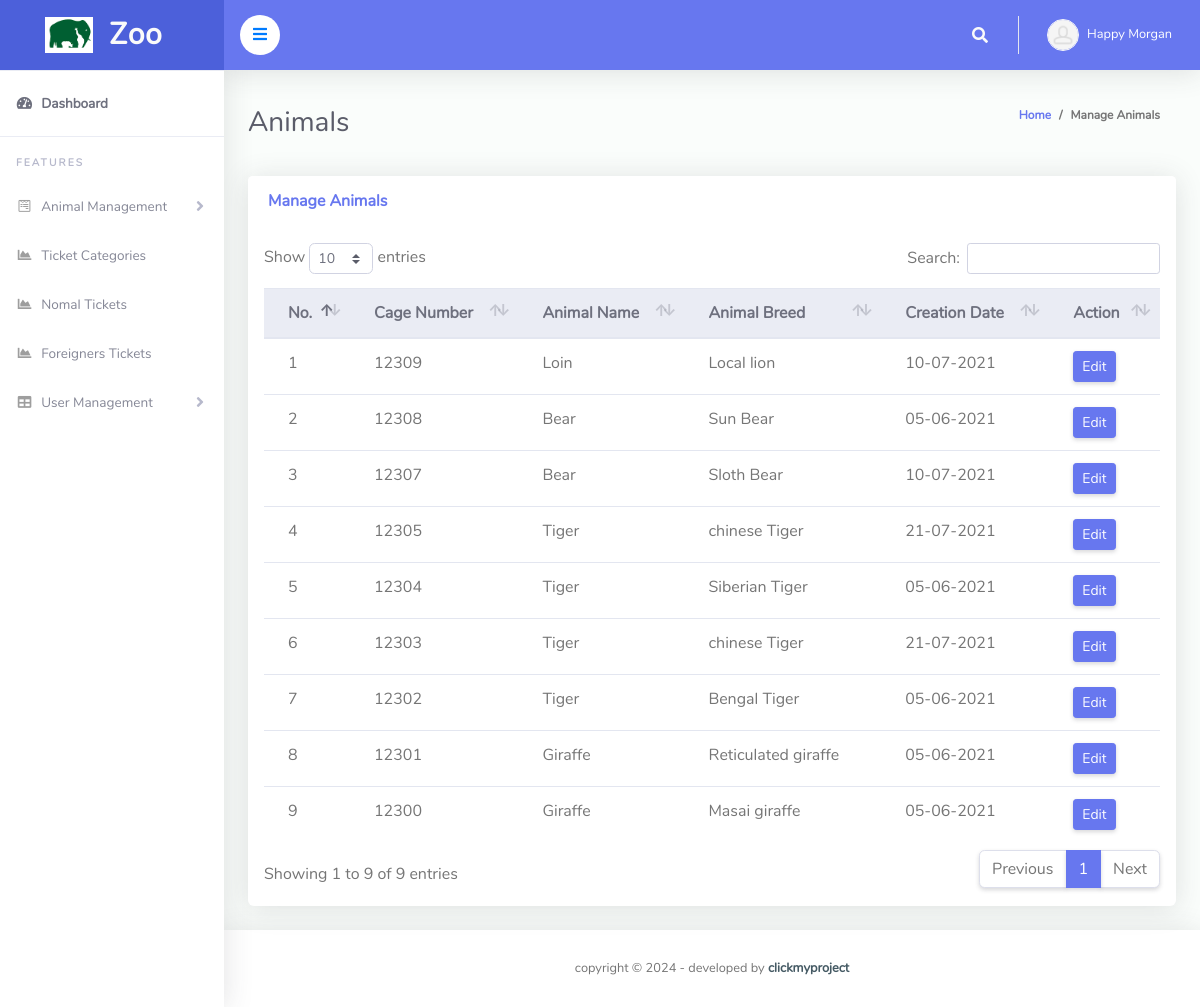
Screenshot of /admin/manage_animals.php (signed in) with the database file from the repository.
### tables this page shows
CREATE TABLE `tblanimal` (
  `ID` int(10) NOT NULL,
  `AnimalName` varchar(200) DEFAULT NULL,
  `CageNumber` int(10) DEFAULT NULL,
  `FeedNumber` varchar(200) DEFAULT NULL,
  `Breed` varchar(200) DEFAULT NULL,
  `AnimalImage` varchar(200) DEFAULT NULL,
  `Description` mediumtext DEFAULT NULL,
  `CreationDate` timestamp NOT NULL DEFAULT current_timestamp() ON UPDATE current_timestamp()
);

### admin/manage_animals.php (the view, shortened to what this page needs)
<?php
include('includes/checklogin.php');
?>
<!DOCTYPE html>
<html lang="en">
<head>
  <link href="vendor/fontawesome-free/css/all.min.css" rel="stylesheet" type="text/css">
  <link href="vendor/bootstrap/css/bootstrap.min.css" rel="stylesheet" type="text/css">
  <link href="css/ruang-admin.min.css" rel="stylesheet">
  <link href="vendor/datatables/dataTables.bootstrap4.min.css" rel="stylesheet">
</head>
<body id="page-top">
  <div id="wrapper">
    <?php include('includes/sidebar.php');?>
    <div id="content-wrapper" class="d-flex flex-column">
      <div id="content">
        <?php include('includes/header.php');?>
        <div class="container-fluid" id="container-wrapper">
          <div class="d-sm-flex align-items-center justify-content-between mb-4">
            <h1 class="h3 mb-0 text-gray-800">Animals</h1>
            <ol class="breadcrumb">
              <li class="breadcrumb-item"><a href="dashboard.php">Home</a></li>
              <li class="breadcrumb-item active" aria-current="page">Manage Animals</li>
            </ol>
          </div>
          <div class="row">
            <div class="col-lg-12">
              <div class="card mb-4">
                <div class="card-header py-3 d-flex flex-row align-items-center justify-content-between">
                  <h6 class="m-0 font-weight-bold text-primary">Manage Animals</h6>
                </div>
                <div class="table-responsive p-3">
                  <table class="table align-items-center table-flush table-hover" id="dataTableHover">
                    <thead class="thead-light">
                      <tr>
                        <th>No.</th>
                        <th>Cage Number</th>
                        <th>Animal Name</th>
                        <th>Animal Breed</th>
                        <th>Creation Date</th>
                        <th>Action</th>
                      </tr>
                    </thead>
                    <tbody>
                      <?php $sql = "SELECT * from tblanimal order by ID desc";
                      $query = $dbh -> prepare($sql);
                      $query->execute();
                      $results=$query->fetchAll(PDO::FETCH_OBJ);
                      $cnt=1;
                      if($query->rowCount() > 0)
                      {
                        foreach($results as $result)
                        {
                          ?>
                          <tr>
                            <td><?php echo htmlentities($cnt);?></td>
                            <td><?php echo htmlentities($result->CageNumber);?></td>
                            <td><?php echo htmlentities($result->AnimalName);?></td>
                            <td><?php echo htmlentities($result->Breed);?></td>
                            <td><?php  echo htmlentities(date("d-m-Y", strtotime($result->CreationDate)));?></td>
                            <td><a href="update_animal.php?pid=<?php echo htmlentities($result->ID);?>"><button type="button" class="btn btn-sm btn-primary">Edit</button></a></td>
                          </tr>
                          <?php
                          $cnt=$cnt+1;
                        }
                      }?>
                    </tbody>
                  </table>
                </div>
              </div>
            </div>
          </div>
        </div>
      </div>
      <?php include('includes/footer.php');?>
    </div>
  </div>
</body>
</html>

### admin/includes/header.php (shortened to what this page needs)
 <nav class="navbar navbar-expand navbar-light bg-navbar topbar mb-4 static-top">
  <button id="sidebarToggleTop" class="btn btn-link rounded-circle mr-3" style="background-color: #ffffff;">
    <i style="color: #007bff;" class="fa fa-bars"></i>
  </button>
  <ul class="navbar-nav ml-auto">
    <li class="nav-item dropdown no-arrow">
      <a class="nav-link dropdown-toggle" href="#" id="searchDropdown" role="button" data-toggle="dropdown" aria-haspopup="true" aria-expanded="false">
        <i class="fas fa-search fa-fw"></i>
      </a>
    </li>
    <li class="nav-item dropdown no-arrow">
      <?php
      $aid=$_SESSION['odmsaid'];
      $sql="SELECT * from  tbladmin where ID=:aid";
      $query = $dbh -> prepare($sql);
      $query->bindParam(':aid',$aid,PDO::PARAM_STR);
      $query->execute();
      $results=$query->fetchAll(PDO::FETCH_OBJ);
      if($query->rowCount() > 0)
      {
        foreach($results as $row)
        {
          ?>
          <a class="nav-link dropdown-toggle" href="#" id="userDropdown" role="button" data-toggle="dropdown" aria-haspopup="true" aria-expanded="false">
           <?php
           if($row->Photo=="avatar15.jpg")
           {
            ?>
            <img class="img-profile rounded-circle"src="profileimages/avatar15.jpg" style="max-width: 60px">
            <?php
          } else {
            ?>
            <img class="img-profile rounded-circle" src="profileimages/<?php  echo $row->Photo;?>" style="max-width: 60px">
            <?php
          } ?>
          <span class="ml-2 d-none d-lg-inline text-white small"><?php  echo $row->FirstName;?> <?php  echo $row->LastName;?></span>
        </a>
        <?php
      }
    } ?>
  </li>
</ul>
</nav>

### rows the page displays
tblanimal: CageNumber "12309", AnimalName "Loin", Breed "Local lion", CreationDate "10-07-2021"
tblanimal: CageNumber "12308", AnimalName "Bear", Breed "Sun Bear", CreationDate "05-06-2021"
tblanimal: CageNumber "12307", AnimalName "Bear", Breed "Sloth Bear", CreationDate "10-07-2021"
tblanimal: CageNumber "12305", AnimalName "Tiger", Breed "chinese Tiger", CreationDate "21-07-2021"
tblanimal: CageNumber "12304", AnimalName "Tiger", Breed "Siberian Tiger", CreationDate "05-06-2021"
tblanimal: CageNumber "12303", AnimalName "Tiger", Breed "chinese Tiger", CreationDate "21-07-2021"
tblanimal: CageNumber "12302", AnimalName "Tiger", Breed "Bengal Tiger", CreationDate "05-06-2021"
tblanimal: CageNumber "12301", AnimalName "Giraffe", Breed "Reticulated giraffe", CreationDate "05-06-2021"
tblanimal: CageNumber "12300", AnimalName "Giraffe", Breed "Masai giraffe", CreationDate "05-06-2021"

### other values shown
$row->FirstName "Happy"
$row->LastName "Morgan"
